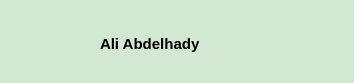
<?xml version="1.0" encoding="UTF-8"?>
<ui version="4.0">
 <class>chatcard</class>
 <widget class="QWidget" name="chatcard">
  <property name="geometry">
   <rect>
    <x>0</x>
    <y>0</y>
    <width>354</width>
    <height>83</height>
   </rect>
  </property>
  <property name="sizePolicy">
   <sizepolicy hsizetype="Fixed" vsizetype="Fixed">
    <horstretch>0</horstretch>
    <verstretch>0</verstretch>
   </sizepolicy>
  </property>
  <property name="minimumSize">
   <size>
    <width>354</width>
    <height>83</height>
   </size>
  </property>
  <property name="maximumSize">
   <size>
    <width>354</width>
    <height>83</height>
   </size>
  </property>
  <property name="windowTitle">
   <string>Form</string>
  </property>
  <property name="styleSheet">
   <string notr="true">background-color: #D3E8D2;
border: none;
border-radius: 30px;
text-align: left;
color: #000;
</string>
  </property>
  <widget class="QWidget" name="widget" native="true">
   <property name="geometry">
    <rect>
     <x>0</x>
     <y>0</y>
     <width>351</width>
     <height>81</height>
    </rect>
   </property>
   <property name="minimumSize">
    <size>
     <width>0</width>
     <height>81</height>
    </size>
   </property>
   <property name="maximumSize">
    <size>
     <width>16777215</width>
     <height>81</height>
    </size>
   </property>
   <property name="styleSheet">
    <string notr="true">border: none;
border-radius: 30px;
text-align: left;
color: #000;
</string>
   </property>
   <widget class="QLabel" name="ProfilePic">
    <property name="geometry">
     <rect>
      <x>20</x>
      <y>18</y>
      <width>50</width>
      <height>50</height>
     </rect>
    </property>
    <property name="styleSheet">
     <string notr="true">border-image: 20px;</string>
    </property>
    <property name="text">
     <string/>
    </property>
    <property name="pixmap">
     <pixmap>:/images/random.jpg</pixmap>
    </property>
    <property name="scaledContents">
     <bool>true</bool>
    </property>
   </widget>
   <widget class="QLabel" name="name">
    <property name="geometry">
     <rect>
      <x>100</x>
      <y>34</y>
      <width>251</width>
      <height>20</height>
     </rect>
    </property>
    <property name="font">
     <font>
      <pointsize>11</pointsize>
      <bold>true</bold>
     </font>
    </property>
    <property name="text">
     <string>Ali Abdelhady</string>
    </property>
   </widget>
  </widget>
 </widget>
 <resources/>
 <connections/>
</ui>
